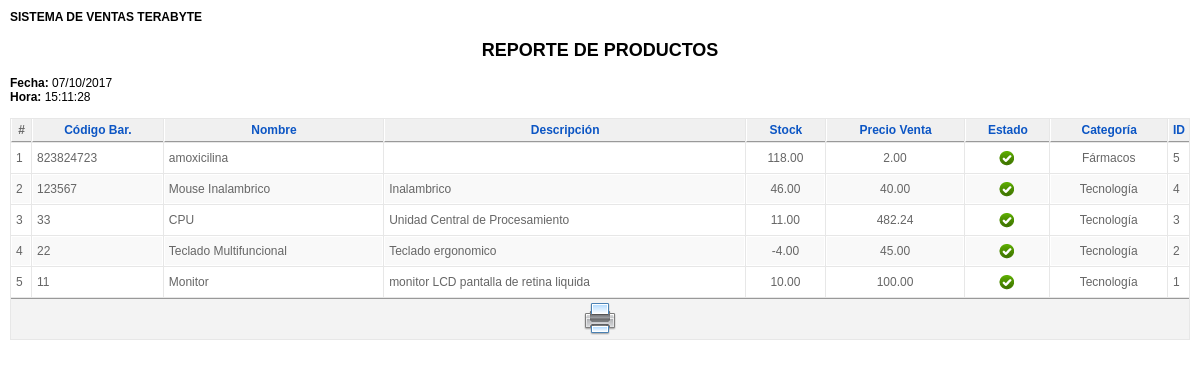
/producto/imprimir_producto.php (signed in), run on the app's committed database.
### tables this page shows
CREATE TABLE IF NOT EXISTS `producto` (
  `IdProducto` int(11) NOT NULL AUTO_INCREMENT,
  `Codigo` varchar(50) DEFAULT NULL,
  `Nombre` varchar(100) NOT NULL,
  `Descripcion` text,
  `Stock` decimal(8,2) DEFAULT NULL,
  `StockMin` decimal(8,2) DEFAULT NULL,
  `PrecioCosto` decimal(8,2) DEFAULT NULL,
  `PrecioVenta` decimal(8,2) DEFAULT NULL,
  `Utilidad` decimal(8,2) DEFAULT NULL,
  `Estado` varchar(30) NOT NULL,
  `Imagen` varchar(100) DEFAULT NULL,
  `IdCategoria` int(11) NOT NULL,
  PRIMARY KEY (`IdProducto`),
  KEY `fk_Producto_Categoria_idx` (`IdCategoria`)
);

CREATE TABLE IF NOT EXISTS `categoria` (
  `IdCategoria` int(11) NOT NULL AUTO_INCREMENT,
  `Descripcion` varchar(100) NOT NULL,
  PRIMARY KEY (`IdCategoria`)
);

### clases/clsProducto.php (called while the page is built, shortened)
<?php
include_once("clsConexion.php");
class clsProducto{
 function consultarProductoPorParametro($criterio,$busqueda,$limite){
   $con = new clsConexion;
   if($con->conectarse()==true){
     $query = "CALL SP_S_ProductoPorParametro('$criterio','$busqueda','$limite')";
	 $result = @mysql_query($query);
	 if (!$result)
	   return false;
	 else
	   return $result;
   }
 }
}
?>

### clases/clsConexion.php (called while the page is built, shortened)
<?php
class clsConexion{
	 function conectarse() {
		   return true;
	 }
}
?>

### producto/imprimir_producto.php (the view, shortened to what this page needs)
<html>
<head>
<link href="../css/general.css" rel="stylesheet" type="text/css">
</head>
<body>
<?php
    if(isset($_SESSION["usuario"])){
?>
<?php
include_once("../clases/clsProducto.php");
$criterio=$_GET["criterio"];
$busqueda=$_GET["busqueda"];
$objProducto=new clsProducto;
$result=$objProducto->consultarProductoPorParametro($criterio,$busqueda,'');
?>
<H4>SISTEMA DE VENTAS TERABYTE</H4>
<center><B><H2>REPORTE DE PRODUCTOS</H2></B></center>
<?php
echo "<b>Fecha: </b>".date('d/m/Y')."<br>";
echo "<b>Hora: </b>".date('H:i:s')."<br >";
?>
<table class="adminlist" cellspacing="1">
  <thead>
<tr>
	<th>#</th>
	<th><a href="#">Código Bar.</a></th>
    <th><a href="#">Nombre</a></th>
    <th><a href="#">Descripción</a></th>
    <th><a href="#">Stock</a></th>
    <th><a href="#">Precio Venta</a></th>
    <th><a href="#">Estado</a></th>
    <th><a href="#">Categoría</a></th>
	<th><a href="#">ID</a></th>
</tr>
</thead>
<tbody class="adminlist">
<?php
$c=0;
$i=0;
while($row=mysql_fetch_array($result)){
	$i=$i+1;
	if ($c==1){
	echo "<tr class='row1'>";
		$c=2;
	}else{
	    	echo "<tr class='row0'>";
		$c=1;
	}
	echo "<td width='10'>".$i."</td>";
	echo "<td>".$row['Codigo']."</td>";
	echo "<td>".$row['Nombre']."</td>";
	echo "<td>".$row['Descripcion']."</td>";
	echo "<td align='center'>".$row['Stock']."</td>";
	echo "<td align='center'>".$row['PrecioVenta']."</td>";
	$estado=$row['Estado'];
	if($estado=="ACTIVO"){
	echo "<td align='center'><img src='../img/header/activo.png' title='Activo'></td>";
}else{
	echo "<td align='center'><img src='../img/header/inactivo.png' title='Inactivo'></td>";
	}
	echo "<td align='center'>".$row['Categoria']."</td>";
	echo "<td width='1%'>".$row['IdProducto']."</td>";
	echo "</tr>";
}
?>
</tbody>
		<tfoot>
			<tr>
				<td colspan="13">
                <a href="#" onClick="window.print();return false;"><img src="../img/header/printer.png" border="0" style="cursor:pointer" title="Imprimir"></a>
              </td>
			</tr>
		</tfoot>
</table>
<?php
    } else {
        header("Location:../index.php");
    }
?>
</body>
</html>

### css/general.css (style rules this page uses)
body { margin: 10px; padding: 0; background-image: url(../img/fondo.png); background-repeat: repeat; padding-bottom: 1px; font-size: 11px; }
body, td, th { font-family: Arial, Helvetica, sans-serif; font-size:12px; }
a:link { color: #0B55C4; text-decoration: none; }
table.adminlist { width: 100%; border-spacing: 1px; background-color: #e7e7e7; color: #666; font-size:12px; }
table.adminlist td, table.adminlist th { padding: 4px; }
table.adminlist thead th { text-align: center; background: #f0f0f0; color: #666; border-bottom: 1px solid #999; border-left: 1px solid #fff; }
table.adminlist tbody tr { background-color: #fff; text-align: left; }
table.adminlist tbody tr.row1 { background: #f9f9f9; border-top: 1px solid #fff; }
table.adminlist tbody tr td { height: 30px; background: #fff; border: 1px solid #fff; }
table.adminlist tbody tr.row1 td { background: #f9f9f9; border-top: 1px solid #FFF; }
table.adminlist tfoot tr { text-align: center; color: #333; }
table.adminlist tfoot td, table.adminlist tfoot th { background-color: #f3f3f3; border-top: 1px solid #999; text-align: center; }

### data on the page
producto: Codigo "823824723", Nombre "amoxicilina", Stock "118.00", PrecioVenta "2.00", IdCategoria.Descripcion "Fármacos", IdProducto "5"
producto: Codigo "123567", Nombre "Mouse Inalambrico", Descripcion "Inalambrico", Stock "46.00", PrecioVenta "40.00", IdCategoria.Descripcion "Tecnología", IdProducto "4"
producto: Codigo "33", Nombre "CPU", Descripcion "Unidad Central de Procesamiento", Stock "11.00", PrecioVenta "482.24", IdCategoria.Descripcion "Tecnología", IdProducto "3"
producto: Codigo "22", Nombre "Teclado Multifuncional", Descripcion "Teclado ergonomico", Stock "-4.00", PrecioVenta "45.00", IdCategoria.Descripcion "Tecnología", IdProducto "2"
producto: Codigo "11", Nombre "Monitor", Descripcion "monitor LCD pantalla de retina liquida", Stock "10.00", PrecioVenta "100.00", IdCategoria.Descripcion "Tecnología", IdProducto "1"
